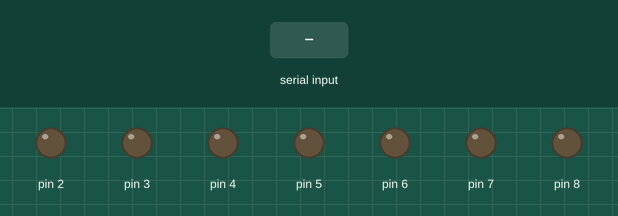
Bench run of a sketch on a simulated Arduino Uno, built with avr-gcc and run on an emulated ATmega328P. Shown: output pins drawn as LEDs (lit = HIGH). Inputs (shaded band) come from the test bench.

Above: at 1.2 s.
1.3 s: "90,45\n" received over Serial
At 2.5 s:
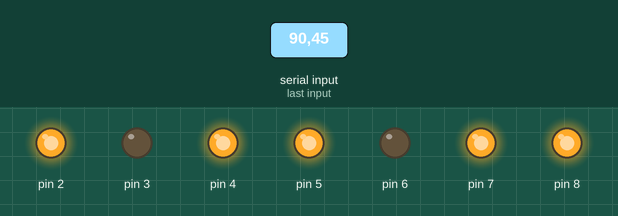
2.8 s: "30,150\n" received over Serial
4.3 s: "1\n" received over Serial
At 4.8 s:
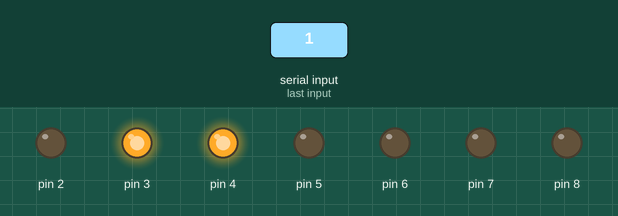
5.8 s: "2\n" received over Serial
At 7.0 s:
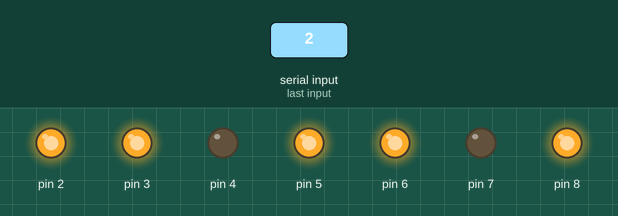
7.3 s: "4\n" received over Serial
At 8.3 s:
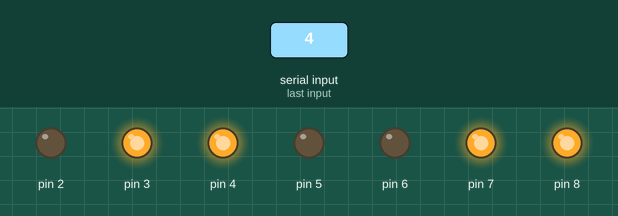
8.8 s: "3\n" received over Serial
At 9.4 s:
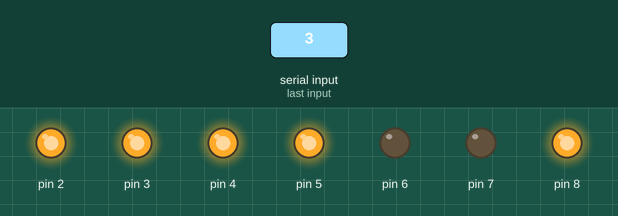
Timing chart, 0 to 11.3 s (numbered marks = the images above; inputs shaded):
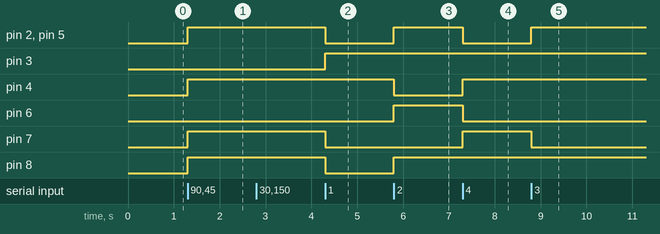

The sketch:

Rfactor.ino
```cpp
int val = 0;
String con;
void setup() {
  Serial.begin(9600);

  pinMode(2,OUTPUT);
  pinMode(3,OUTPUT);
  pinMode(4,OUTPUT);
  pinMode(5,OUTPUT);
  pinMode(6,OUTPUT);
  pinMode(7,OUTPUT);
  pinMode(8,OUTPUT);

}

void loop() {
  while(Serial.available() > 0)
  {
    con = char(Serial.read());
    disp(con.toInt());
  }

}

void disp(int num)
{
  switch(num)
  {
    case 1:
      digitalWrite(2,LOW);
      digitalWrite(3,HIGH);
      digitalWrite(4,HIGH);
      digitalWrite(5,LOW);
      digitalWrite(6,LOW);
      digitalWrite(7,LOW);
      digitalWrite(8,LOW);
    break;
    case 2:
      digitalWrite(2,HIGH);
      digitalWrite(3,HIGH);
      digitalWrite(4,LOW);
      digitalWrite(5,HIGH);
      digitalWrite(6,HIGH);
      digitalWrite(7,LOW);
      digitalWrite(8,HIGH);
    break;
    case 3:
      digitalWrite(2,HIGH);
      digitalWrite(3,HIGH);
      digitalWrite(4,HIGH);
      digitalWrite(5,HIGH);
      digitalWrite(6,LOW);
      digitalWrite(7,LOW);
      digitalWrite(8,HIGH);
    break;
    case 4:
      digitalWrite(2,LOW);
      digitalWrite(3,HIGH);
      digitalWrite(4,HIGH);
      digitalWrite(5,LOW);
      digitalWrite(6,LOW);
      digitalWrite(7,HIGH);
      digitalWrite(8,HIGH);
    break;
    case 5:
      digitalWrite(2,HIGH);
      digitalWrite(3,LOW);
      digitalWrite(4,HIGH);
      digitalWrite(5,HIGH);
      digitalWrite(6,LOW);
      digitalWrite(7,HIGH);
      digitalWrite(8,HIGH);
    break;
    case 6:
      digitalWrite(2,HIGH);
      digitalWrite(3,LOW);
      digitalWrite(4,HIGH);
      digitalWrite(5,HIGH);
      digitalWrite(6,HIGH);
      digitalWrite(7,HIGH);
      digitalWrite(8,HIGH);
    break;
    case 7:
      digitalWrite(2,HIGH);
      digitalWrite(3,HIGH);
      digitalWrite(4,HIGH);
      digitalWrite(5,LOW);
      digitalWrite(6,LOW);
      digitalWrite(7,LOW);
      digitalWrite(8,LOW);
    break;
    case 8:
      digitalWrite(2,HIGH);
      digitalWrite(3,HIGH);
      digitalWrite(4,HIGH);
      digitalWrite(5,HIGH);
      digitalWrite(6,HIGH);
      digitalWrite(7,HIGH);
      digitalWrite(8,HIGH);
    break;
    case 9:
      digitalWrite(2,LOW);
      digitalWrite(3,LOW);
      digitalWrite(4,HIGH);
      digitalWrite(5,LOW);
      digitalWrite(6,HIGH);
      digitalWrite(7,LOW);
      digitalWrite(8,HIGH);
    break;
  }
}
```

Measured:
- after the input at 1.3 s, pin 2, pin 4, pin 5, pin 7, pin 8: LOW → HIGH at once
- after the input at 4.3 s, pin 2, pin 5, pin 7, pin 8: HIGH → LOW at once; pin 3: LOW → HIGH at once
- after the input at 5.8 s, pin 2, pin 5, pin 6, pin 8: LOW → HIGH at once; pin 4: HIGH → LOW at once
- after the input at 7.3 s, pin 2, pin 5, pin 6: HIGH → LOW at once; pin 4, pin 7: LOW → HIGH at once
- after the input at 8.8 s, pin 2, pin 5: LOW → HIGH at once; pin 7: HIGH → LOW at once
